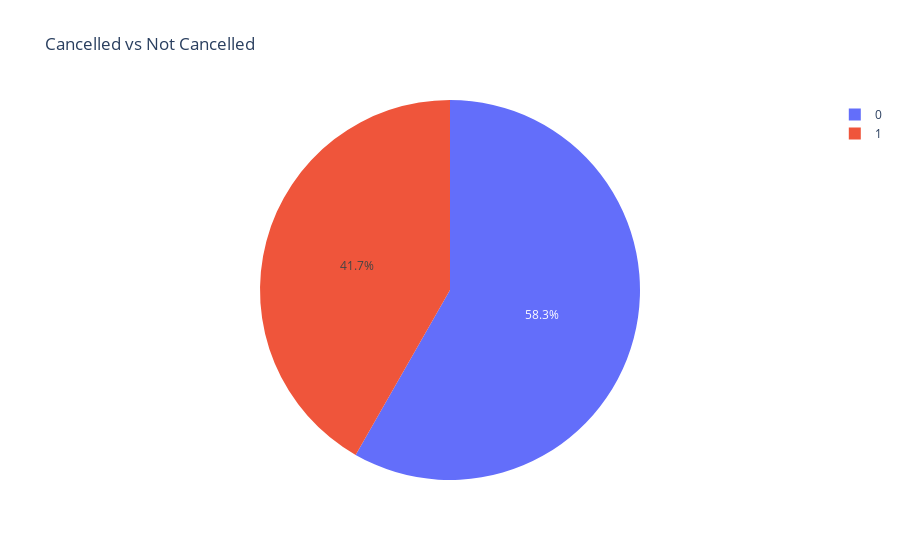

Notebook cell for this chart:
### Markdown cell above
## Exploratory Analysis

### Code cell
px.pie(data, names = 'IsCanceled', title = 'Cancelled vs Not Cancelled')

### Figure 1 — Plotly figure (JSON) as saved in the notebook; plotly's stock layout.template omitted (floating-point values rounded to 4 significant figures; data arrays with more than 128 entries replaced by an {"elided": "..."} marker saying what was removed)
{"data": [{"domain": {"x": [0, 1], "y": [0, 1]}, "hovertemplate": "IsCanceled=%{label}<extra></extra>", "labels": {"elided": "79330 int values"}, "legendgroup": "", "name": "", "showlegend": true, "type": "pie"}], "layout": {"legend": {"tracegroupgap": 0}, "title": {"text": "Cancelled vs Not Cancelled"}}}
